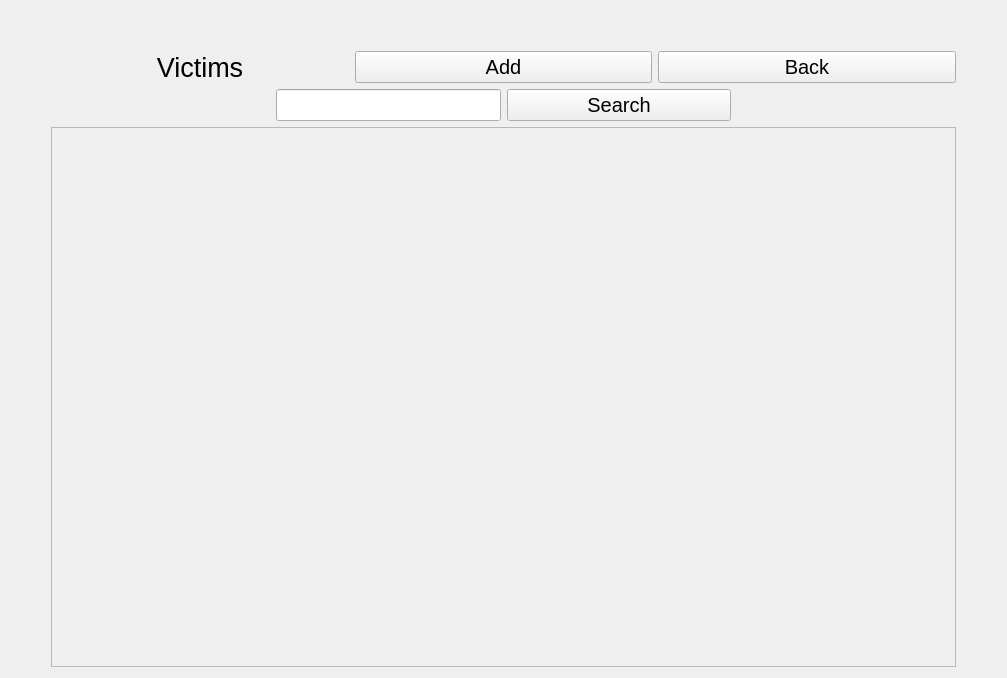
<?xml version="1.0" encoding="UTF-8"?>
<ui version="4.0">
 <class>Form</class>
 <widget class="QWidget" name="Form">
  <property name="geometry">
   <rect>
    <x>0</x>
    <y>0</y>
    <width>1007</width>
    <height>678</height>
   </rect>
  </property>
  <property name="sizePolicy">
   <sizepolicy hsizetype="Preferred" vsizetype="Fixed">
    <horstretch>0</horstretch>
    <verstretch>0</verstretch>
   </sizepolicy>
  </property>
  <property name="windowTitle">
   <string>Form</string>
  </property>
  <layout class="QGridLayout" name="gridLayout_2">
   <item row="0" column="1">
    <spacer name="verticalSpacer">
     <property name="orientation">
      <enum>Qt::Vertical</enum>
     </property>
     <property name="sizeType">
      <enum>QSizePolicy::Fixed</enum>
     </property>
     <property name="sizeHint" stdset="0">
      <size>
       <width>20</width>
       <height>40</height>
      </size>
     </property>
    </spacer>
   </item>
   <item row="1" column="1">
    <layout class="QGridLayout" name="gridLayout">
     <item row="1" column="0">
      <layout class="QHBoxLayout" name="horizontalLayout_2">
       <item>
        <spacer name="horizontalSpacer">
         <property name="orientation">
          <enum>Qt::Horizontal</enum>
         </property>
         <property name="sizeHint" stdset="0">
          <size>
           <width>40</width>
           <height>20</height>
          </size>
         </property>
        </spacer>
       </item>
       <item>
        <widget class="QLineEdit" name="VictimSearchField">
         <property name="sizePolicy">
          <sizepolicy hsizetype="MinimumExpanding" vsizetype="Fixed">
           <horstretch>0</horstretch>
           <verstretch>0</verstretch>
          </sizepolicy>
         </property>
         <property name="font">
          <font>
           <pointsize>15</pointsize>
          </font>
         </property>
        </widget>
       </item>
       <item>
        <widget class="QPushButton" name="VictimSearchBtn">
         <property name="sizePolicy">
          <sizepolicy hsizetype="Expanding" vsizetype="Fixed">
           <horstretch>0</horstretch>
           <verstretch>0</verstretch>
          </sizepolicy>
         </property>
         <property name="font">
          <font>
           <pointsize>15</pointsize>
          </font>
         </property>
         <property name="text">
          <string>Search</string>
         </property>
        </widget>
       </item>
       <item>
        <spacer name="horizontalSpacer_2">
         <property name="orientation">
          <enum>Qt::Horizontal</enum>
         </property>
         <property name="sizeHint" stdset="0">
          <size>
           <width>40</width>
           <height>20</height>
          </size>
         </property>
        </spacer>
       </item>
      </layout>
     </item>
     <item row="2" column="0">
      <widget class="QScrollArea" name="VictimScrollArea">
       <property name="sizePolicy">
        <sizepolicy hsizetype="Expanding" vsizetype="MinimumExpanding">
         <horstretch>0</horstretch>
         <verstretch>0</verstretch>
        </sizepolicy>
       </property>
       <property name="widgetResizable">
        <bool>true</bool>
       </property>
       <widget class="QWidget" name="scrollAreaWidgetContents">
        <property name="geometry">
         <rect>
          <x>0</x>
          <y>0</y>
          <width>893</width>
          <height>515</height>
         </rect>
        </property>
       </widget>
      </widget>
     </item>
     <item row="0" column="0">
      <layout class="QHBoxLayout" name="horizontalLayout">
       <item>
        <widget class="QLabel" name="label">
         <property name="font">
          <font>
           <pointsize>20</pointsize>
          </font>
         </property>
         <property name="text">
          <string>Victims</string>
         </property>
         <property name="alignment">
          <set>Qt::AlignCenter</set>
         </property>
        </widget>
       </item>
       <item>
        <widget class="QPushButton" name="AddVictimBtn">
         <property name="sizePolicy">
          <sizepolicy hsizetype="Minimum" vsizetype="Fixed">
           <horstretch>0</horstretch>
           <verstretch>0</verstretch>
          </sizepolicy>
         </property>
         <property name="font">
          <font>
           <pointsize>15</pointsize>
          </font>
         </property>
         <property name="text">
          <string>Add</string>
         </property>
        </widget>
       </item>
       <item>
        <widget class="QPushButton" name="BackBtn">
         <property name="sizePolicy">
          <sizepolicy hsizetype="Minimum" vsizetype="Fixed">
           <horstretch>0</horstretch>
           <verstretch>0</verstretch>
          </sizepolicy>
         </property>
         <property name="font">
          <font>
           <pointsize>15</pointsize>
          </font>
         </property>
         <property name="text">
          <string>Back</string>
         </property>
        </widget>
       </item>
      </layout>
     </item>
    </layout>
   </item>
   <item row="1" column="0">
    <spacer name="horizontalSpacer_3">
     <property name="orientation">
      <enum>Qt::Horizontal</enum>
     </property>
     <property name="sizeType">
      <enum>QSizePolicy::Fixed</enum>
     </property>
     <property name="sizeHint" stdset="0">
      <size>
       <width>40</width>
       <height>20</height>
      </size>
     </property>
    </spacer>
   </item>
   <item row="1" column="2">
    <spacer name="horizontalSpacer_4">
     <property name="orientation">
      <enum>Qt::Horizontal</enum>
     </property>
     <property name="sizeType">
      <enum>QSizePolicy::Fixed</enum>
     </property>
     <property name="sizeHint" stdset="0">
      <size>
       <width>40</width>
       <height>20</height>
      </size>
     </property>
    </spacer>
   </item>
  </layout>
 </widget>
 <resources/>
 <connections/>
</ui>
